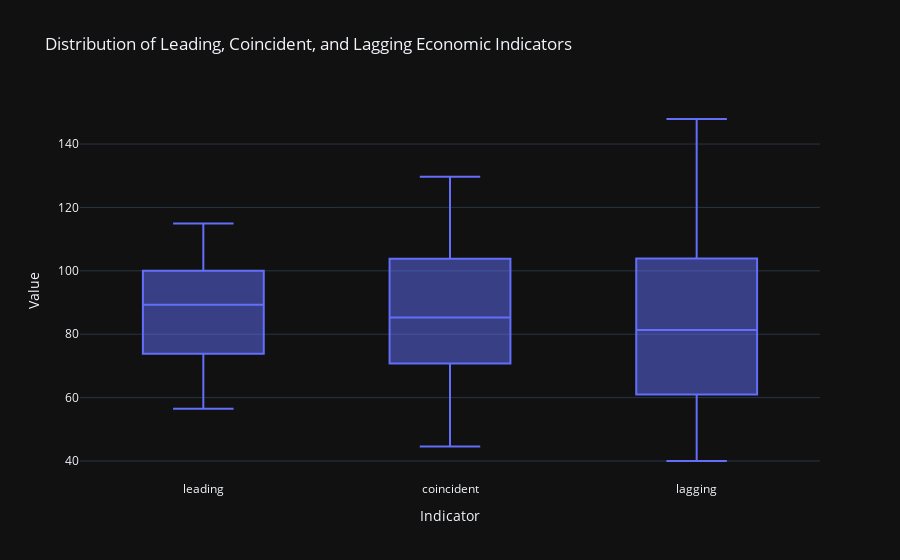

The notebook cell saved with this chart:
### Markdown cell above
# Visual 3
The scatter plot highlights a strong positive association between leading and coincident indicators, with expansion regimes clustered at higher indicator values.

### Code cell
#Figure 4 (Box Plot
import plotly.express as px

import plotly.express as px

df_long = df.melt(
    value_vars=['leading', 'coincident', 'lagging'],
    var_name='Indicator',
    value_name='Value'
)

fig4 = px.box(
    df_long,
    x='Indicator',
    y='Value',
    title="Distribution of Leading, Coincident, and Lagging Economic Indicators",
    template='plotly_dark'
)

fig4.show()

### Figure 1 — Plotly figure (JSON) as saved in the notebook; plotly's stock layout.template omitted (floating-point values rounded to 4 significant figures; data arrays with more than 128 entries replaced by an {"elided": "..."} marker saying what was removed)
{"data": [{"alignmentgroup": "True", "hovertemplate": "Indicator=%{x}<br>Value=%{y}<extra></extra>", "legendgroup": "", "marker": {"color": "#636efa"}, "name": "", "notched": false, "offsetgroup": "", "orientation": "v", "showlegend": false, "type": "box", "x": {"elided": "1251 str values"}, "x0": " ", "xaxis": "x", "y": {"elided": "1251 float values"}, "y0": " ", "yaxis": "y"}], "layout": {"boxmode": "group", "legend": {"tracegroupgap": 0}, "title": {"text": "Distribution of Leading, Coincident, and Lagging Economic Indicators"}, "xaxis": {"anchor": "y", "domain": [0, 1], "title": {"text": "Indicator"}}, "yaxis": {"anchor": "x", "domain": [0, 1], "title": {"text": "Value"}}}}
